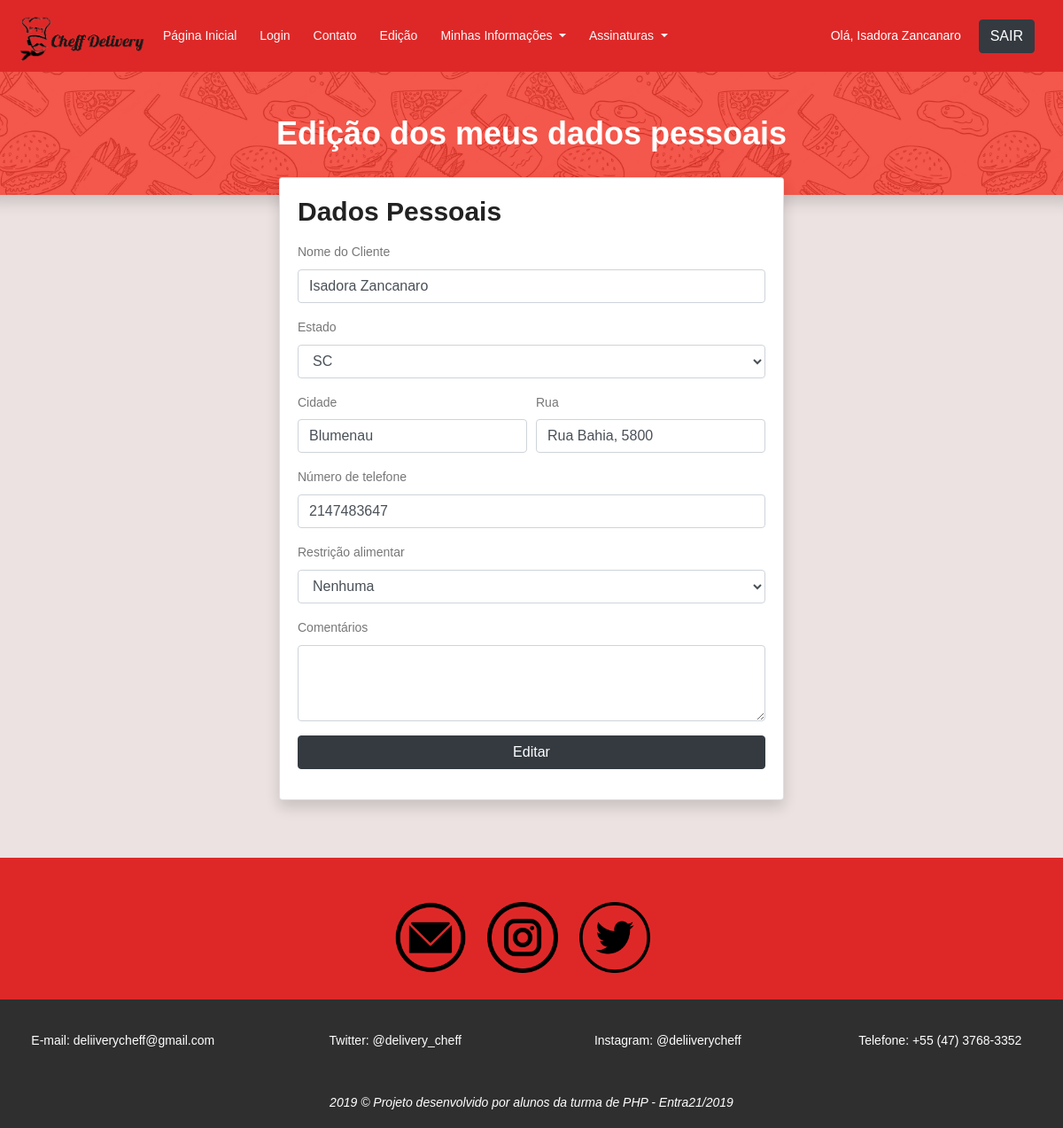
Screenshot of /edicaoCliente.php?id=1047 (signed in) with the database file from the repository.
### tables this page shows
CREATE TABLE `clientes` (
  `id` int(10) NOT NULL,
  `nome_cliente` varchar(255) NOT NULL,
  `estado` varchar(255) NOT NULL,
  `cidade` varchar(255) NOT NULL,
  `rua` varchar(255) NOT NULL,
  `numero_telefone` int(10) NOT NULL,
  `restricao_alimentar` varchar(255) NOT NULL,
  `comentarios` varchar(255) NOT NULL,
  `saldo_cafe` int(11) NOT NULL,
  `saldo_almoco` int(11) NOT NULL,
  `saldo_jantar` int(11) NOT NULL
);

### classes/site.class.php (called while the page is built, shortened)
<?php
class Site {
	public function AbrirConexao() {
		$this->con = mysqli_connect(self::HOST, self::USER, self::PASS, self::DB);
	}
	public static function Navbar() {
		require_once "include/navbar.php";
	}
}
?>

### backends/edicaoCliente.php (called while the page is built, shortened)
<?php
require_once"classes/site.class.php";
$obj = new Site();
if (isset($_GET['id'])) {
	$id = $_GET['id'];
}
if (isset($id)) {
	$sql = "SELECT * FROM clientes WHERE id = $id";
	$queryClientes = mysqli_query($obj->con, $sql);
	$resultadoCliente = mysqli_fetch_array($queryClientes);
}
?>

### edicaoCliente.php (the view, shortened to what this page needs)
<?php
require_once"backends/edicaoCliente.php";
?>
<!DOCTYPE html>
<html lang="pt-br">
<head>
  <link rel="stylesheet" href="https://stackpath.bootstrapcdn.com/bootstrap/4.3.1/css/bootstrap.min.css">
  <link rel="stylesheet" type="text/css" href="media/css/estilos.css">
  <link rel="stylesheet" href="media/css/main.css">
</head>
<body style="background-color: rgb(235, 226, 225);">
  <?php
  require_once "header.php";
  ?>
  <div class="row">
    <div class="shadow" style="  background-color: #f2392c;
    background-image: url('media/images/food-pattern.png');
    min-height: 100px;
    min-width: 100%;
    background-size: 30%;
    background-position: center 1050px;" >
    <div class="text-center my-5">
      <h1 class="text-white mb-5">Edição dos meus dados pessoais </h1>
    </div>
  </div>
</div>
<div class="col-10 col-md-6 mt-5 offset-md-3 offset-1" style="margin-top: -20px !important;">
  <div class="card shadow">
    <div class="card-body" >
      <form method="post" action="">
        <h2><strong>Dados Pessoais</strong></h2>
        <div class="form-group mt-3">
          <label for="nome_cliente"><strong>Nome do Cliente</strong></label>
          <input type="text" class="form-control" id="nome_cliente" name="nome_cliente" value="<?=$resultadoCliente['nome_cliente']?>">
        </div>
        <div class="form-group">
          <label for="estado_cliente" ><strong>Estado</strong></label>
          <select id="estado_cliente" class="form-control" name="estado" value="<?=$resultadoCliente['estado']?>">
            <option selected>SC</option>
          </select>
        </div>
        <div class="form-row">
          <div class="form-group col-md-6">
            <label for="cidade_cliente"><strong>Cidade</strong></label>
            <input type="text" class="form-control" id="cidade_cliente" placeholder="Ex: Gaspar" name="cidade" value="<?=$resultadoCliente['cidade']?>">
          </div>
          <div class="form-group col-sm-6">
            <label for="rua_cliente"><strong>Rua</strong></label>
            <input type="text" class="form-control" id="rua_cliente" placeholder="Ex: Rua Sábia 179" name="rua" value="<?=$resultadoCliente['rua']?>">
          </div>
          <div class="form-group col-sm-6 col-md-12">
            <label for="telefone_cliente"><strong>Número de telefone</strong></label>
            <input type="text" class="form-control" id="telefone_cliente" name="numero_telefone" value="<?=$resultadoCliente['numero_telefone']?>">
          </div>
          <div class="form-group col-md-12">
            <label for="restricao"><strong>Restrição alimentar</strong></label>
            <select id="restricao" class="form-control" name="restricao_alimentar" value="<?=$resultadoCliente['restricao_alimentar']?>">
              <option>Nenhuma</option>
            </select>
          </div>
        </div>
        <div class="form-group">
          <label for="comentarios"><strong>Comentários</strong></label>
          <textarea class="form-control" id="comentarios" rows="3" name="comentarios"></textarea>
        </div>
        <?php if (empty($disabled)) { ?>
          <button type="submit" class="btn btn-dark col-md-12" name="btnEditar">Editar</button>
        <?php } ?>
      </form>
    </div>
  </div>
</div>
<?php
require_once"footer.php";
?>
</body>
</html>

### media/css/estilos.css (style rules this page uses)
* { font-family: arial; }

### media/css/main.css (style rules this page uses)
body { color:#777;font-family:"Poppins",sans-serif;font-size:14px;font-weight:300;line-height:1.625em;position:relative }
select { display:block }
h1,h2,h3,h4,h5,h6 { font-family:"Poppins",sans-serif;color:#222;line-height:1.2em !important;margin-bottom:0;margin-top:0;font-weight:600 }
h1,.h1 { font-size:36px }
h2,.h2 { font-size:30px }
.mb-5 { margin-bottom:5px }
.text-white { color:#fff }
.text-center { text-align:center }
h1 { font-size:36px }
h2 { font-size:30px }
h1,h2,h3,h4,h5,h6 { line-height:1.5em }

### rows the page displays
clientes: nome_cliente "Isadora Zancanaro", estado "SC", cidade "Blumenau", rua "Rua Bahia, 5800", numero_telefone "2147483647", restricao_alimentar "Nenhuma"

### other values shown
$_SESSION['nome_usuario'] "Isadora Zancanaro"
